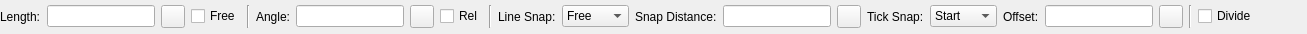
<?xml version="1.0" encoding="UTF-8"?>
<ui version="4.0">
 <class>LC_LineAngleRelOptionsWidget</class>
 <widget class="QWidget" name="LC_LineAngleRelOptionsWidget">
  <property name="geometry">
   <rect>
    <x>0</x>
    <y>0</y>
    <width>1307</width>
    <height>34</height>
   </rect>
  </property>
  <property name="windowTitle">
   <string>Form</string>
  </property>
  <layout class="QGridLayout" name="gridLayout">
   <property name="leftMargin">
    <number>0</number>
   </property>
   <property name="topMargin">
    <number>1</number>
   </property>
   <property name="rightMargin">
    <number>0</number>
   </property>
   <property name="bottomMargin">
    <number>1</number>
   </property>
   <item row="0" column="14">
    <widget class="QLineEdit" name="leDistance">
     <property name="sizePolicy">
      <sizepolicy hsizetype="Preferred" vsizetype="Fixed">
       <horstretch>0</horstretch>
       <verstretch>0</verstretch>
      </sizepolicy>
     </property>
     <property name="minimumSize">
      <size>
       <width>50</width>
       <height>0</height>
      </size>
     </property>
     <property name="maximumSize">
      <size>
       <width>16777215</width>
       <height>16777215</height>
      </size>
     </property>
     <property name="toolTip">
      <string>Distance of intersection point from specified line snap point</string>
     </property>
    </widget>
   </item>
   <item row="0" column="12">
    <widget class="QComboBox" name="cbLineSnapMode">
     <property name="toolTip">
      <string>Snap point for position of intersection point between created line and source entity (within original line)</string>
     </property>
     <item>
      <property name="text">
       <string comment="linesnap">Free</string>
      </property>
     </item>
     <item>
      <property name="text">
       <string>Start</string>
      </property>
     </item>
     <item>
      <property name="text">
       <string>Middle</string>
      </property>
     </item>
     <item>
      <property name="text">
       <string>End</string>
      </property>
     </item>
    </widget>
   </item>
   <item row="0" column="6">
    <widget class="QLineEdit" name="leAngle">
     <property name="sizePolicy">
      <sizepolicy hsizetype="Preferred" vsizetype="Fixed">
       <horstretch>0</horstretch>
       <verstretch>0</verstretch>
      </sizepolicy>
     </property>
     <property name="minimumSize">
      <size>
       <width>50</width>
       <height>0</height>
      </size>
     </property>
     <property name="maximumSize">
      <size>
       <width>16777215</width>
       <height>16777215</height>
      </size>
     </property>
     <property name="toolTip">
      <string>Angle of line</string>
     </property>
    </widget>
   </item>
   <item row="0" column="23">
    <spacer name="horizontalSpacer">
     <property name="orientation">
      <enum>Qt::Orientation::Horizontal</enum>
     </property>
     <property name="sizeHint" stdset="0">
      <size>
       <width>0</width>
       <height>20</height>
      </size>
     </property>
    </spacer>
   </item>
   <item row="0" column="22">
    <widget class="QCheckBox" name="cbDivide">
     <property name="toolTip">
      <string>If checked, original entity will be divided by intersection point.</string>
     </property>
     <property name="text">
      <string>Divide</string>
     </property>
    </widget>
   </item>
   <item row="0" column="18">
    <widget class="QLabel" name="label_2">
     <property name="text">
      <string>Offset:</string>
     </property>
    </widget>
   </item>
   <item row="0" column="0">
    <widget class="QLabel" name="label">
     <property name="text">
      <string>Length:</string>
     </property>
    </widget>
   </item>
   <item row="0" column="8">
    <widget class="QCheckBox" name="cbRelativeAngle">
     <property name="toolTip">
      <string>If checked, angle is relative to angle of selected entity</string>
     </property>
     <property name="text">
      <string>Rel</string>
     </property>
    </widget>
   </item>
   <item row="0" column="11">
    <widget class="QLabel" name="leLineSnapMode">
     <property name="text">
      <string>Line Snap:</string>
     </property>
    </widget>
   </item>
   <item row="0" column="3">
    <widget class="QCheckBox" name="cbFree">
     <property name="toolTip">
      <string>If checked, the length of line is defined by mouse position instead of setting</string>
     </property>
     <property name="text">
      <string>Free</string>
     </property>
    </widget>
   </item>
   <item row="0" column="9">
    <widget class="Line" name="lnAngleRight">
     <property name="orientation">
      <enum>Qt::Orientation::Vertical</enum>
     </property>
    </widget>
   </item>
   <item row="0" column="13">
    <widget class="QLabel" name="lblDistance">
     <property name="text">
      <string>Snap Distance:</string>
     </property>
    </widget>
   </item>
   <item row="0" column="1">
    <widget class="QLineEdit" name="leLength">
     <property name="sizePolicy">
      <sizepolicy hsizetype="Preferred" vsizetype="Fixed">
       <horstretch>0</horstretch>
       <verstretch>0</verstretch>
      </sizepolicy>
     </property>
     <property name="minimumSize">
      <size>
       <width>50</width>
       <height>0</height>
      </size>
     </property>
     <property name="maximumSize">
      <size>
       <width>16777215</width>
       <height>16777215</height>
      </size>
     </property>
     <property name="toolTip">
      <string>Length of line</string>
     </property>
    </widget>
   </item>
   <item row="0" column="15">
    <widget class="QToolButton" name="tbPickSnapDistance">
     <property name="toolTip">
      <string>Pick snap distance from drawing</string>
     </property>
     <property name="text">
      <string/>
     </property>
     <property name="icon">
      <iconset resource="../../../../res/icons/icons.qrc">
       <normaloff>:/icons/interactive_pick_distance.lci</normaloff>:/icons/interactive_pick_distance.lci</iconset>
     </property>
    </widget>
   </item>
   <item row="0" column="16">
    <widget class="QLabel" name="label_3">
     <property name="text">
      <string>Tick Snap:</string>
     </property>
    </widget>
   </item>
   <item row="0" column="7">
    <widget class="QToolButton" name="tbPickAngle">
     <property name="toolTip">
      <string>Pick angle from drawing</string>
     </property>
     <property name="text">
      <string/>
     </property>
     <property name="icon">
      <iconset resource="../../../../res/icons/icons.qrc">
       <normaloff>:/icons/interactive_pick_angle.lci</normaloff>:/icons/interactive_pick_angle.lci</iconset>
     </property>
    </widget>
   </item>
   <item row="0" column="19">
    <widget class="QLineEdit" name="leOffset">
     <property name="sizePolicy">
      <sizepolicy hsizetype="Preferred" vsizetype="Fixed">
       <horstretch>0</horstretch>
       <verstretch>0</verstretch>
      </sizepolicy>
     </property>
     <property name="minimumSize">
      <size>
       <width>50</width>
       <height>0</height>
      </size>
     </property>
     <property name="maximumSize">
      <size>
       <width>16777215</width>
       <height>16777215</height>
      </size>
     </property>
     <property name="toolTip">
      <string>Offset of tick snap point from intersection point</string>
     </property>
    </widget>
   </item>
   <item row="0" column="17">
    <widget class="QComboBox" name="cbTickSnapMode">
     <property name="toolTip">
      <string>Defines which part of created line will be snapped to intersection point</string>
     </property>
     <item>
      <property name="text">
       <string>Start</string>
      </property>
     </item>
     <item>
      <property name="text">
       <string>Middle</string>
      </property>
     </item>
     <item>
      <property name="text">
       <string>End</string>
      </property>
     </item>
    </widget>
   </item>
   <item row="0" column="5">
    <widget class="QLabel" name="lblAngle">
     <property name="text">
      <string>Angle:</string>
     </property>
    </widget>
   </item>
   <item row="0" column="2">
    <widget class="QToolButton" name="tbPickLength">
     <property name="toolTip">
      <string>Pick length from drawing</string>
     </property>
     <property name="text">
      <string/>
     </property>
     <property name="icon">
      <iconset resource="../../../../res/icons/icons.qrc">
       <normaloff>:/icons/interactive_pick_distance.lci</normaloff>:/icons/interactive_pick_distance.lci</iconset>
     </property>
    </widget>
   </item>
   <item row="0" column="4">
    <widget class="Line" name="line">
     <property name="orientation">
      <enum>Qt::Orientation::Vertical</enum>
     </property>
    </widget>
   </item>
   <item row="0" column="21">
    <widget class="Line" name="line_3">
     <property name="orientation">
      <enum>Qt::Orientation::Vertical</enum>
     </property>
    </widget>
   </item>
   <item row="0" column="20">
    <widget class="QToolButton" name="tbPickOffset">
     <property name="toolTip">
      <string>Pick offset from drawing</string>
     </property>
     <property name="text">
      <string/>
     </property>
     <property name="icon">
      <iconset resource="../../../../res/icons/icons.qrc">
       <normaloff>:/icons/interactive_pick_distance.lci</normaloff>:/icons/interactive_pick_distance.lci</iconset>
     </property>
    </widget>
   </item>
  </layout>
 </widget>
 <resources>
  <include location="../../../../res/icons/icons.qrc"/>
 </resources>
 <connections/>
</ui>
